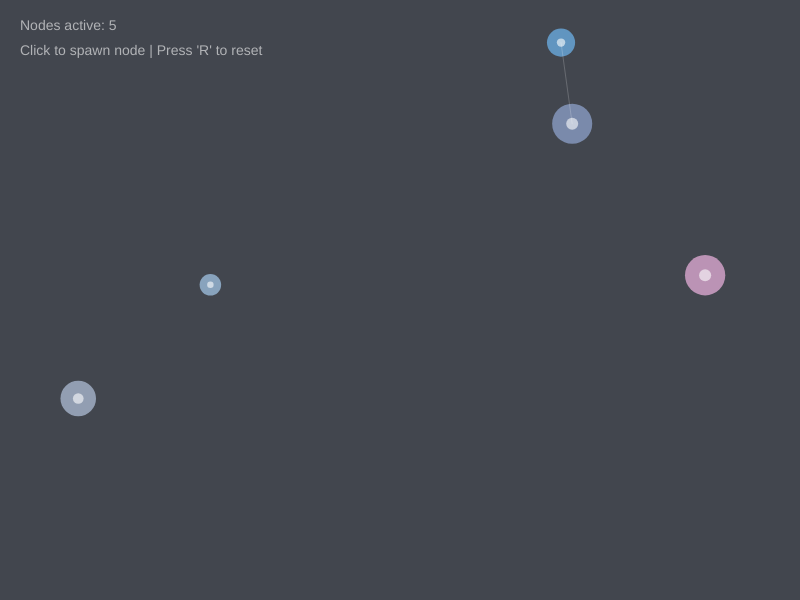
Frame 1 (no input)
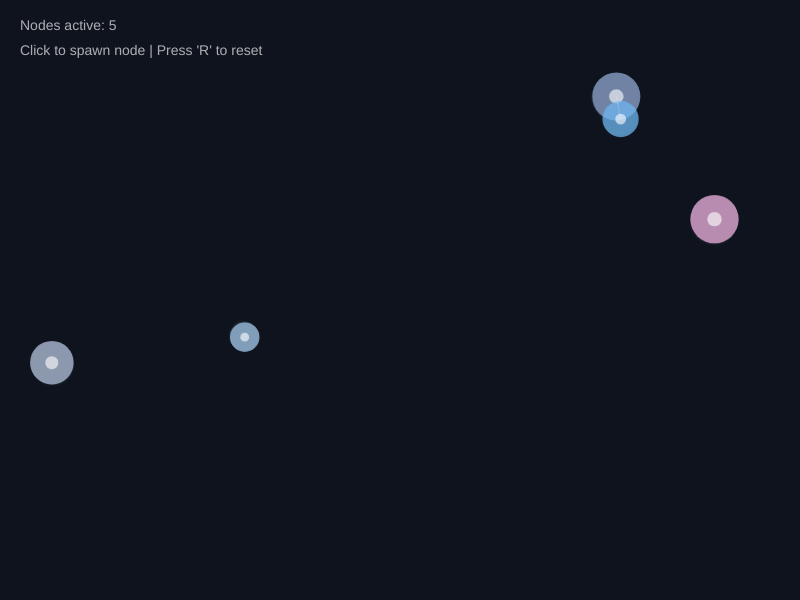
Frame 60 (no input)
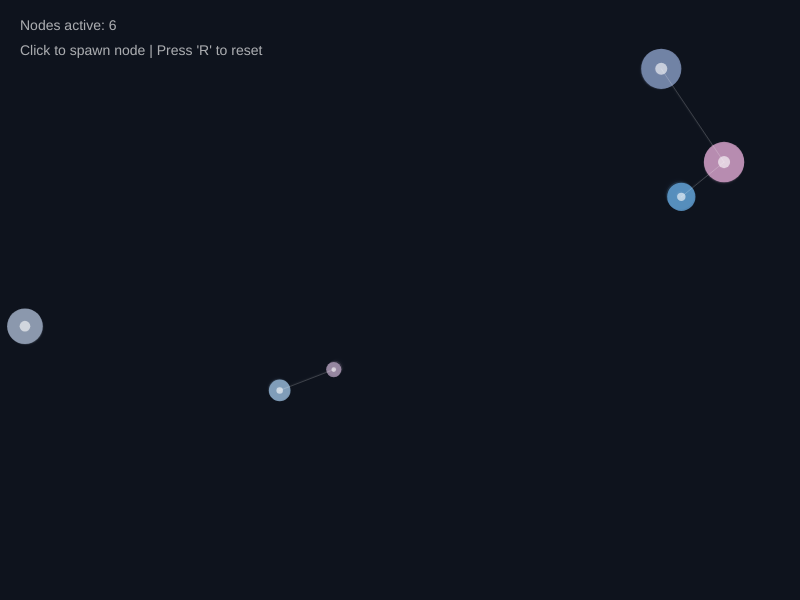
Frame 120 (the mouse pressed at the canvas centre since frame 60)

The p5.js sketch that drew these frames (run headless with seeded random() and noise() and a simulated clock; from frame 60 on, the mouse is pressed at the canvas centre):

// p5.js sketch
// ── sketch.js
/*
  Name: Jeffery Chong
  Title: Short Study #7 - Interactive Node Network (OOP)
  Short Study #7: OOP
  
  Instructions to User:
  - Move your mouse across the canvas to watch the floating nodes react and connect.
  - Click anywhere on the canvas to spawn a new node at your cursor position.
  - Press 'R' or 'r' on your keyboard to reset and clear extra nodes.
*/

// Declare an array to hold multiple instances of our custom class
let nodes = [];
const INITIAL_NODE_COUNT = 5;

function setup() 
{
  // Create a responsive canvas centered in the window
  createCanvas(800, 600);
  
  // Instantiate initial objects and store them in our array
  for (let i = 0; i < INITIAL_NODE_COUNT; i++) 
  {
    let rx = random(width);
    let ry = random(height);
    // Push a new instance of FloatingNode into the array
    nodes.push(new FloatingNode(rx, ry));
  }
}

function draw() 
{
  // Semi-transparent background creates a trailing motion blur effect
  background(15, 20, 30, 200);
  
  // Loop through the array of objects to update, display, and connect them
  for (let i = 0; i < nodes.length; i++) 
  {
    nodes[i].update();      // Method 1: Update position and physics
    nodes[i].display();     // Method 2: Render visual representation
    nodes[i].checkEdges();  // Method 3: Handle boundary wrapping
  }
  
  // Optional extra: Draw connecting lines between nodes close to each other
  drawConnections();
  
  // Display helper UI text
  fill(255, 150);
  noStroke();
  textSize(14);
  text("Nodes active: " + nodes.length, 20, 30);
  text("Click to spawn node | Press 'R' to reset", 20, 55);
}

// ==========================================
// CLASS DEFINITION
// ==========================================
class FloatingNode 
{
  // Constructor initializes properties for each object instance
  constructor(tempX, tempY) 
  {
    this.x = tempX;
    this.y = tempY;
    this.vx = random(-1.5, 1.5); // Horizontal velocity
    this.vy = random(-1.5, 1.5); // Vertical velocity
    this.dia = random(20, 45);   // Diameter/Size
    this.col = color(random(100, 255), random(150, 220), random(200, 255), 180);
  }

  // Method 1: Update position based on velocity
  update() 
  {
    this.x += this.vx;
    this.y += this.vy;
    
    // Subtle oscillation effect on size
    this.dia += sin(frameCount * 0.05) * 0.2;
  }

  // Method 2: Render the object onto the canvas
  display() 
  {
    noStroke();
    fill(this.col);
    ellipse(this.x, this.y, this.dia);
    
    // Inner core for visual depth
    fill(255, 150);
    ellipse(this.x, this.y, this.dia * 0.3);
  }

  // Method 3: Keep objects inside canvas boundaries by wrapping around
  checkEdges() 
  {
    if (this.x < 0) this.x = width;
    if (this.x > width) this.x = 0;
    if (this.y < 0) this.y = height;
    if (this.y > height) this.y = 0;
  }
}

// ==========================================
// HELPER FUNCTIONS
// ==========================================

// Draw lines between nodes if they are within a certain proximity threshold
function drawConnections() 
{
  stroke(255, 50);
  strokeWeight(1);
  for (let i = 0; i < nodes.length; i++) 
  {
    for (let j = i + 1; j < nodes.length; j++) 
    {
      let d = dist(nodes[i].x, nodes[i].y, nodes[j].x, nodes[j].y);
      if (d < 120) 
      {
        line(nodes[i].x, nodes[i].y, nodes[j].x, nodes[j].y);
      }
    }
  }
}

// User Interaction: Spawn a new object on mouse click
function mousePressed() 
{
  // Ensure click is within canvas bounds
  if (mouseX >= 0 && mouseX <= width && mouseY >= 0 && mouseY <= height) 
  {
    nodes.push(new FloatingNode(mouseX, mouseY));
  }
}

// User Interaction: Reset sketch with 'r' or 'R' key
function keyPressed() 
{
  if (key === 'r' || key === 'R') 
  {
    nodes = [];
    for (let i = 0; i < INITIAL_NODE_COUNT; i++) 
    {
      nodes.push(new FloatingNode(random(width), random(height)));
    }
  }
}
